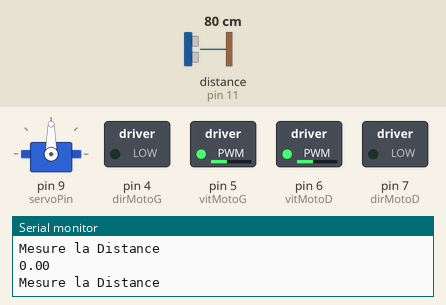
Bench run of a sketch on a simulated Arduino Uno, built with avr-gcc and run on an emulated ATmega328P. Shown: servo, switched loads named in the sketch (green lamp = pin HIGH), the last lines printed to the serial monitor. Wiring (inferred from the names in the program): ultrasonic range finder: trigger pin 12; echo pin 11. Dashed ring = blinking. The inputs (shaded band) are chosen by the test bench; at power-on: distance to the obstacle (sensor on pin 11) 80 cm. The echo pulse lasts 58.3 µs per cm; pins used as bus, display or sensor lines are not drawn.

Above: at 2.8 s.
2.9 s: distance to the obstacle (sensor on pin 11) set to 48 cm
4.4 s: distance to the obstacle (sensor on pin 11) set to 38 cm
At 5.0 s:
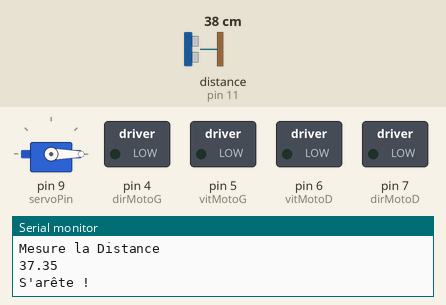
7.4 s: distance to the obstacle (sensor on pin 11) set to 14 cm
10.4 s: distance to the obstacle (sensor on pin 11) set to 11 cm
At 12.8 s:
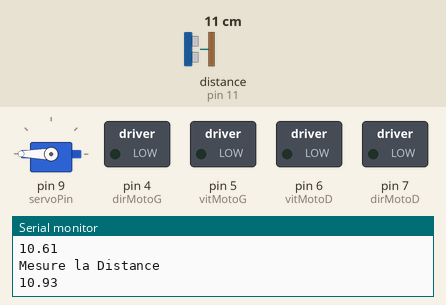
13.4 s: distance to the obstacle (sensor on pin 11) set to 35 cm
At 16.2 s:
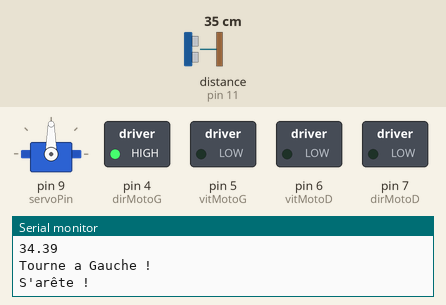
Timing chart, 0 to 17.4 s (numbered marks = the images above; inputs shaded):
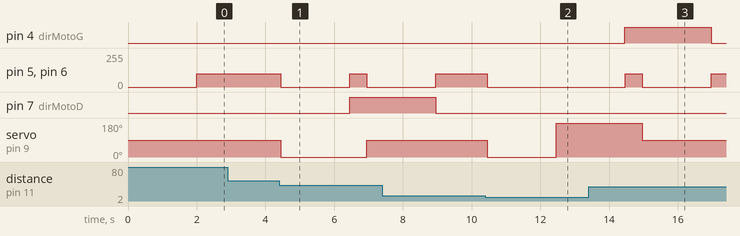

The sketch:

robot.ino
```cpp
/*
Ce code a été écrit en 2023 par Julien Talent et les membres de son groupe en 1ère STI2D 3.
Ce code est celui qui aura fait fonctionner le robot du lycée Adam de Craponne à Salon de Provence.
Je souhaite remercier tout mes professeurs et mes camarades de classe pour leurs aide et leurs soutiens.
    Merci !
https://github.com/jujububule/robot
*/

#define dirMotoD 7
#define vitMotoD 6

#define dirMotoG 4
#define vitMotoG 5


#define servoPin 9
#include <Servo.h>
Servo servo;


#define ultraTrig 12
#define ultraEcho 11

#define tempQuartTour 500
#define vitesseMoto 100

void setup()
{
  Serial.begin(9600);
  Serial.println("Start in progress...");

  //Pin moteur droit
  pinMode(dirMotoD, OUTPUT);
  pinMode(vitMotoD, OUTPUT);

  //Pin moteur gauche
  pinMode(dirMotoG, OUTPUT);
  pinMode(vitMotoG, OUTPUT);

  //Pin servo moteur + Initialisation
  servo.attach(servoPin);
  servo.write(90);

  //Pin capteur ultrason
  pinMode(ultraTrig, OUTPUT);
  pinMode(ultraEcho, INPUT);

  Serial.println("Started !");
}

void loop()
{
  // Démarrage
  servo.write(90); delay(2000);
  avancer(vitesseMoto);
  // Vérification d'un obstacle Devant
  while(distance()>12 or distance() == 0);
  stop();
  // Vérification d'un obstacle a Droite
  servo.write(0); delay(2000);
  if(distance()>20 or distance() == 0)
  {
    droite(vitesseMoto); delay(tempQuartTour);
    stop();
  }
  else
  {
  // Vérification d'un obstacle a Gauche
    servo.write(180); delay(2000);
    if(distance()>20 or distance() == 0)
     {
     gauche(vitesseMoto); delay(tempQuartTour);
     stop();
   }
   else
   {
  // Fait demi-tour si il y a un obstacle a Droite et a Gauche
    Serial.println("Fait Demi-tour !");
    gauche(vitesseMoto); delay(tempQuartTour*2);
    stop();
   }
  }
}


// Toutes les fonctions suivantes sont celle qui controle les équipements du robots.

void reculer(int vitesse)
{
  Serial.println("Recule !");
// Pour faire tourner les moteurs dans le bon sens
  digitalWrite(dirMotoD,HIGH);
  digitalWrite(dirMotoG,HIGH);
// Pour donner un acoup et lancer les moteurs
  analogWrite(vitMotoD, 255);
  analogWrite(vitMotoG, 255);
  delay(5);
// Pour faire tourner les moteurs a la vitesse voulue
  analogWrite(vitMotoD, vitesse);
  analogWrite(vitMotoG, vitesse);
}

void avancer(int vitesse)
{
  Serial.println("Avance !");
// Pour faire tourner les moteurs dans le bon sens
  digitalWrite(dirMotoD,LOW);
  digitalWrite(dirMotoG,LOW);
// Pour donner un acoup et lancer les moteurs
  analogWrite(vitMotoD, 255);
  analogWrite(vitMotoG, 255);
  delay(5);
// Pour faire tourner les moteurs a la vitesse voulue
  analogWrite(vitMotoD, vitesse);
  analogWrite(vitMotoG, vitesse);
}

void droite(int vitesse)
{
  Serial.println("Tourne a Droite !");
// Pour faire tourner les moteurs dans le bon sens
  digitalWrite(dirMotoD,HIGH);
  digitalWrite(dirMotoG,LOW);
// Pour donner un acoup et lancer les moteurs
  analogWrite(vitMotoD, 255);
  analogWrite(vitMotoG, 255);
  delay(5);
// Pour faire tourner les moteurs a la vitesse voulue
  analogWrite(vitMotoD, vitesse);
  analogWrite(vitMotoG, vitesse);
}

void gauche(int vitesse)
{
  Serial.println("Tourne a Gauche !");
// Pour faire tourner les moteurs dans le bon sens
  digitalWrite(dirMotoD,LOW);
  digitalWrite(dirMotoG,HIGH);
// Pour donner un acoup et lancer les moteurs
  analogWrite(vitMotoD, 255);
  analogWrite(vitMotoG, 255);
  delay(5);
// Pour faire tourner les moteurs a la vitesse voulue
  analogWrite(vitMotoD, vitesse);
  analogWrite(vitMotoG, vitesse);
}

void stop()
{
  Serial.println("S'arête !");
// Arête la rotation des moteurs
  analogWrite(vitMotoD, 0);
  analogWrite(vitMotoG, 0);
}

float distance() {
  Serial.println("Mesure la Distance");
// Initialisation du capteur ultrason
  float varDistance;
  digitalWrite(ultraTrig, LOW);
  delayMicroseconds(5);
// Envoie une impulsion sonore pour connaitre la distance avec un potentiel objet
  digitalWrite(ultraTrig, HIGH);
  delayMicroseconds(10);
  digitalWrite(ultraTrig, LOW);
// Récupération des données puis calcule de la distance
  float duration = pulseIn(ultraEcho, HIGH, 3000);
  varDistance = duration * 0.034 / 2; // La division par 2 est présente car l'onde fait un aller retour
// Retourne la distance dans le programme
  Serial.println(varDistance);
  return(varDistance);
}
```

Measured:
- the behaviour switches between 44 and 43 cm on distance to the obstacle (sensor on pin 11) (found by bisection; images 0 and 1)
- the behaviour switches between 13 and 12 cm on distance to the obstacle (sensor on pin 11) (found by bisection; images 1 and 2)
- after the input at 4.4 s, pin 5 (vitMotoG), pin 6 (vitMotoD): 100/255 → 0/255 at once, → 100/255 2.0 s later, → 0/255 0.50 s later; pin 7 (dirMotoD): LOW → HIGH after 2.0 s; servo on pin 9 (servoPin): 90° → 0° at once, → 90° 2.5 s later
- after the input at 10.4 s, pin 5 (vitMotoG), pin 6 (vitMotoD): 100/255 → 0/255 after 0.05 s; servo on pin 9 (servoPin): 90° → 0° after 0.05 s, → 180° 2.0 s later
- after the input at 13.4 s, servo on pin 9 (servoPin): 180° → 90° after 1.6 s instead of 2.1 s
